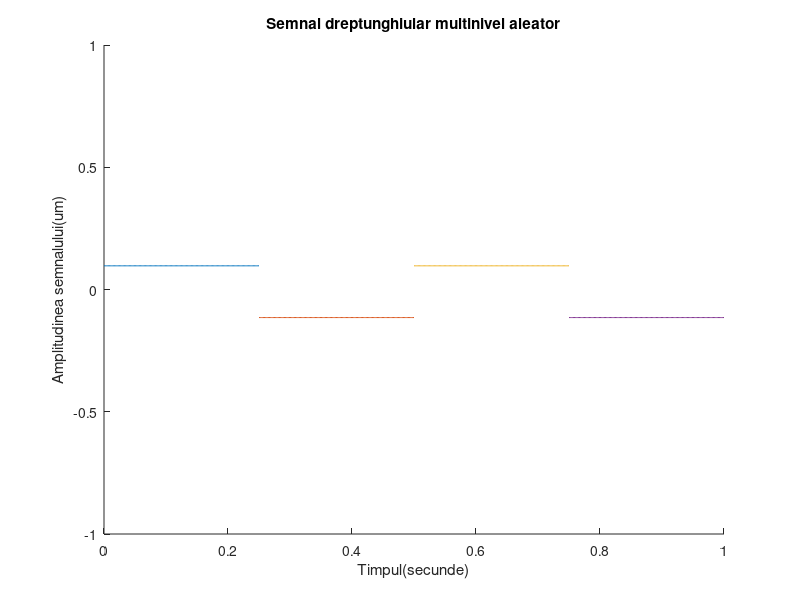

The MATLAB script that drew this image:
hold on;
%utilizam hold on pentru a afisa simultan mai multe semnale pe acelasi grafic
%2ms
%folosim rand pentru a genera un numar aleator
r1=rand(1);
r2=rand(1);
t1=0:0.002:0.25;
t2=0.25:0.002:0.5;
%Stabilesc nivelurile
x1=r1*square(8*pi*t1,100);
x2=-r2*square(8*pi*t2,100);
%->Folosim functia axis pentru a delimita spectrele de valori ale graficului generat de plot pentru a se incadra corespunzator in parametri
axis([0 1 -1 1]);
%->Acum graficul se va intinde de la 0 la 1 pe Ox si de a -1 la 1 pe Oy
%->Vom folosi functia plot pentru a genera un grafic cu parametrii t1 si x1 si un grafic cu t2 si x2
plot(t1,x1);
plot(t2,x2);
t3=0.5:0.002:0.75;
t4=0.75:0.002:1;
%Stabilesc nivelurile
x3=r1*square(8*pi*t3,100);
x4=-r2*square(8*pi*t4,100);
%->Vom folosi functia plot pentru a genera un grafic cu parametrii t3 si x3 si un grafic cu t4 si x4
plot(t3,x3);
plot(t4,x4);
%Am denumit axa Ox
xlabel('Timpul(secunde)')
%Am denumit axa Oy
ylabel('Amplitudinea semnalului(um)')
title('Semnal dreptunghiular multinivel aleator')
